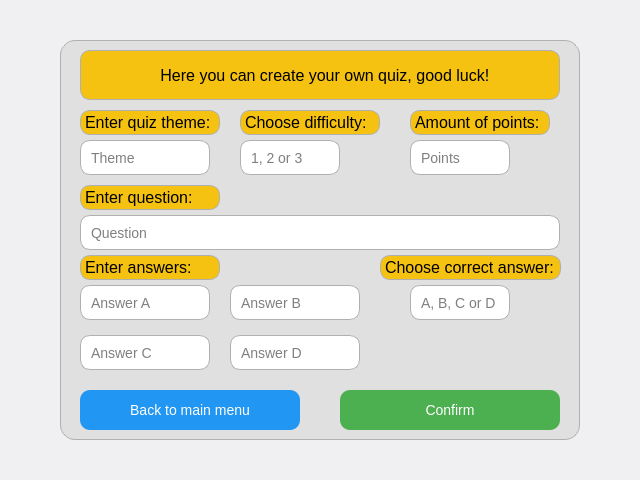
<?xml version="1.0" encoding="UTF-8"?>
<ui version="4.0">
 <class>create_quiz_window</class>
 <widget class="QDialog" name="create_quiz_window">
  <property name="geometry">
   <rect>
    <x>0</x>
    <y>0</y>
    <width>640</width>
    <height>480</height>
   </rect>
  </property>
  <property name="windowTitle">
   <string>Create Quiz</string>
  </property>
  <property name="styleSheet">
   <string notr="true">
QDialog {
    background-color: #f0f0f3;
    border-radius: 20px;
}
QFrame#frame {
    background-color: #e0e0e0;
    border-radius: 15px;
    border: 1px solid #b0b0b0;
}
QLabel {
    background-color: #f5c211;
    border: 1px solid #b0b0b0;
    border-radius: 10px;
    font-size: 16px;
}
QLineEdit {
    background-color: #ffffff;
    border: 1px solid #b0b0b0;
    border-radius: 10px;
    padding: 8px;
    font-size: 14px;
}
QPushButton#confirm_button {
    background-color: #4caf50;
    color: white;
    border: none;
    border-radius: 10px;
    padding: 10px;
    font-size: 14px;
}
QPushButton#confirm_button:hover {
    background-color: #45a049;
}
QPushButton#back_to_main_button {
    background-color: #2196f3;
    color: white;
    border: none;
    border-radius: 10px;
    padding: 10px;
    font-size: 14px;
}
QPushButton#back_to_main_button:hover {
    background-color: #1e88e5;
}
   </string>
  </property>
  <widget class="QFrame" name="frame">
   <property name="geometry">
    <rect>
     <x>60</x>
     <y>40</y>
     <width>520</width>
     <height>400</height>
    </rect>
   </property>
   <widget class="QLabel" name="text_label">
    <property name="geometry">
     <rect>
      <x>20</x>
      <y>10</y>
      <width>480</width>
      <height>50</height>
     </rect>
    </property>
    <property name="text">
     <string>                 Here you can create your own quiz, good luck!</string>
    </property>
   </widget>
   <widget class="QLabel" name="enter_quiz_theme_label">
    <property name="geometry">
     <rect>
      <x>20</x>
      <y>70</y>
      <width>140</width>
      <height>25</height>
     </rect>
    </property>
    <property name="text">
     <string>Enter quiz theme:</string>
    </property>
   </widget>
   <widget class="QLineEdit" name="theme_lineEdit">
    <property name="geometry">
     <rect>
      <x>20</x>
      <y>100</y>
      <width>130</width>
      <height>35</height>
     </rect>
    </property>
    <property name="placeholderText">
     <string>Theme</string>
    </property>
   </widget>
   <widget class="QLabel" name="choose_difficulty_label">
    <property name="geometry">
     <rect>
      <x>180</x>
      <y>70</y>
      <width>140</width>
      <height>25</height>
     </rect>
    </property>
    <property name="text">
     <string>Choose difficulty:</string>
    </property>
   </widget>
   <widget class="QLineEdit" name="choose_difficulty_lineEdit">
    <property name="geometry">
     <rect>
      <x>180</x>
      <y>100</y>
      <width>100</width>
      <height>35</height>
     </rect>
    </property>
    <property name="placeholderText">
     <string>1, 2 or 3</string>
    </property>
   </widget>
   <widget class="QLabel" name="ammount_of_points_label">
    <property name="geometry">
     <rect>
      <x>350</x>
      <y>70</y>
      <width>140</width>
      <height>25</height>
     </rect>
    </property>
    <property name="text">
     <string>Amount of points:</string>
    </property>
   </widget>
   <widget class="QLineEdit" name="points_lineEdit">
    <property name="geometry">
     <rect>
      <x>350</x>
      <y>100</y>
      <width>100</width>
      <height>35</height>
     </rect>
    </property>
    <property name="placeholderText">
     <string>Points</string>
    </property>
   </widget>
   <widget class="QLabel" name="enter_question_label">
    <property name="geometry">
     <rect>
      <x>20</x>
      <y>145</y>
      <width>140</width>
      <height>25</height>
     </rect>
    </property>
    <property name="text">
     <string>Enter question:</string>
    </property>
   </widget>
   <widget class="QLineEdit" name="question_lineEdit">
    <property name="geometry">
     <rect>
      <x>20</x>
      <y>175</y>
      <width>480</width>
      <height>35</height>
     </rect>
    </property>
    <property name="placeholderText">
     <string>Question</string>
    </property>
   </widget>
   <widget class="QLabel" name="enter_answer_label">
    <property name="geometry">
     <rect>
      <x>20</x>
      <y>215</y>
      <width>140</width>
      <height>25</height>
     </rect>
    </property>
    <property name="text">
     <string>Enter answers:</string>
    </property>
   </widget>
   <widget class="QLineEdit" name="answer_A_lineEdit">
    <property name="geometry">
     <rect>
      <x>20</x>
      <y>245</y>
      <width>130</width>
      <height>35</height>
     </rect>
    </property>
    <property name="placeholderText">
     <string>Answer A</string>
    </property>
   </widget>
   <widget class="QLineEdit" name="answer_B_lineEdit">
    <property name="geometry">
     <rect>
      <x>170</x>
      <y>245</y>
      <width>130</width>
      <height>35</height>
     </rect>
    </property>
    <property name="placeholderText">
     <string>Answer B</string>
    </property>
   </widget>
   <widget class="QLineEdit" name="answer_C_lineEdit">
    <property name="geometry">
     <rect>
      <x>20</x>
      <y>295</y>
      <width>130</width>
      <height>35</height>
     </rect>
    </property>
    <property name="placeholderText">
     <string>Answer C</string>
    </property>
   </widget>
   <widget class="QLineEdit" name="answer_D_lineEdit">
    <property name="geometry">
     <rect>
      <x>170</x>
      <y>295</y>
      <width>130</width>
      <height>35</height>
     </rect>
    </property>
    <property name="placeholderText">
     <string>Answer D</string>
    </property>
   </widget>
   <widget class="QLabel" name="choose_correct_answer_label">
    <property name="geometry">
     <rect>
      <x>320</x>
      <y>215</y>
      <width>181</width>
      <height>25</height>
     </rect>
    </property>
    <property name="text">
     <string>Choose correct answer:</string>
    </property>
   </widget>
   <widget class="QLineEdit" name="choose_correct_answer_lineEdit">
    <property name="geometry">
     <rect>
      <x>350</x>
      <y>245</y>
      <width>100</width>
      <height>35</height>
     </rect>
    </property>
    <property name="placeholderText">
     <string>A, B, C or D</string>
    </property>
   </widget>
   <widget class="QPushButton" name="confirm_button">
    <property name="geometry">
     <rect>
      <x>280</x>
      <y>350</y>
      <width>220</width>
      <height>40</height>
     </rect>
    </property>
    <property name="text">
     <string>Confirm</string>
    </property>
   </widget>
   <widget class="QPushButton" name="back_to_main_button">
    <property name="geometry">
     <rect>
      <x>20</x>
      <y>350</y>
      <width>220</width>
      <height>40</height>
     </rect>
    </property>
    <property name="text">
     <string>Back to main menu</string>
    </property>
   </widget>
  </widget>
 </widget>
 <resources/>
 <connections/>
</ui>
